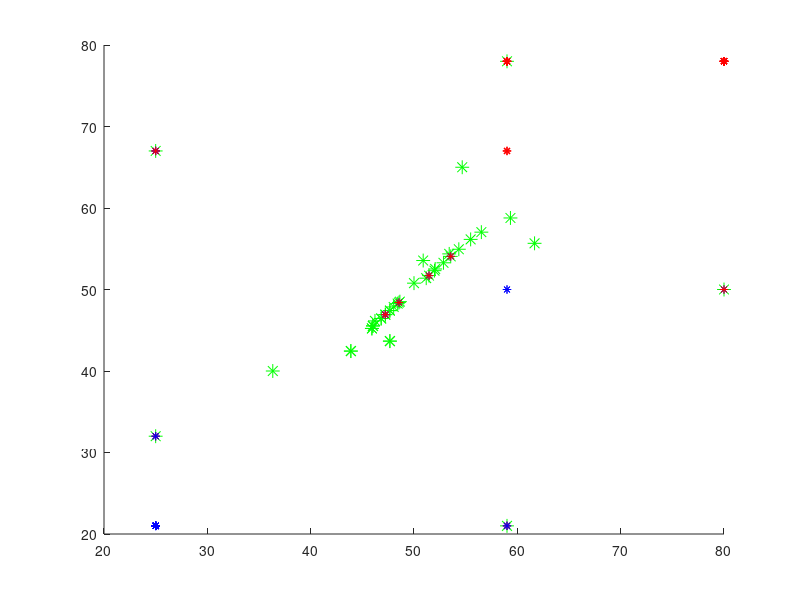

Reproduce this figure in MATLAB. (Note: this script raises an error after producing the figure.)
% Trying to figure out Distributed Average Consensus Convergance

%%
clc
% 1 Dimensional

%Made up Laplacian for connectivity
length = 5;
L = [3, -1, -1, -1, 0;
    -1, 2, 0, 0, -1;
    -1, 0, 2, -1, 0;
    -1, 0, -1, 2, 0;
    0, -1, 0, 0, 1];


epsilon = 1 /3;     % From made up graph
eye(length)
epsilon*L
P = eye(length) - epsilon*L;

%initialize state vector

randMax = 100
randMin = -100
x = zeros(length,1);
y = zeros(length,1);
for i = 1:length
    r = randMin + (randMax - randMin) .* rand(1);
    x(i,1) = r;
    r2 = randMin + (randMax - randMin) .* rand(1);
    y(i,1) = r2;
end


x = [59;25;25;59;80]
y = [78;67;32;21;50]


%initialize z(maxs) and y(mins)
x;
zx = x;
yx = x;

zy = y;
yy = y;

D = 3; % Longest shortest path (from 5 to 3)

tolerance = 0.2;

hold on
% Time steps
for k = 1:1000
    for i = 1:5 
        plot(x(i,k),y(i,k),'*-','Color','green','MarkerSize', 10)
        plot(yx(i,k),yy(i,k),'*-','Color','blue')
        plot(zx(i,k),zy(i,k),'*-','Color','red')
    end
    

    %AP (Regular Consensus)
    x(:,k+1) = P*x(:,k);  
    y(:,k+1) = P*y(:,k); 

    %MXP (Max Protocol)
    for r = 1:length  %Each node
        neighborListx = [];
        neighborListy = [];
        for n = 1:length %Each neighbor
            if L(r,n) == -1
                neighborListx = [neighborListx, zx(n,k)];
                neighborListy = [neighborListy, zy(n,k)];
            end
        end
        maximumx = max(neighborListx);
        maximumy = max(neighborListy);
        zx(r,k+1) = maximumx;
        zy(r,k+1) = maximumy;
    end

    %MNP (Min)
     for r = 1:length  %Each node
        neighborListx = [];
        neighborListy = [];
        for n = 1:length %Each neighbor
            if L(r,n) == -1
                neighborListx = [neighborListx, yx(n,k)];
                neighborListy = [neighborListy, yy(n,k)];
            end
        end
        minimumx = min(neighborListx);
        minimumy = min(neighborListy);
        yx(r,k+1) = minimumx;
        yy(r,k+1) = minimumy;
    end






    if (mod(k,(D*2+1)) == 0)        %Updates the known max and min
        zx(:,k+1) = x (:,k);
        yx(:,k+1) = x(:,k);
        zy(:,k+1) = y(:,k);
        yy(:,k+1) = y(:,k);
    elseif k > D*2
        y
        z
        localMaxx = zx(1,k+1)
        localMaxy = zy(1,k+1)
        localMinx = yx(1,k+1)
        localMiny = yy(1,k+1)
        rangex = localMaxx - localMinx
        rangey = localMaxy - localMiny
        tolerance
        if rangex < tolerance && rangey < tolerance
            k
            return
        end
    end
    
end




%Notes

%If it converges too fast (tolerance is 5) then the nodes don't have enough
%time to distibute the max and min before they crash into each other


% If tolerance is small they don't know that they've converged for a while
% (because it only checks at the beginning of the line) after they distribute the
% max and the min

% The algorithm right now only checks if they are within the bubble, would
% have to find a way to change it so that they arent within it

%Maybe have MXP and MNP checks happen more frequently than regular
%consensus so that checks can happen more frequently